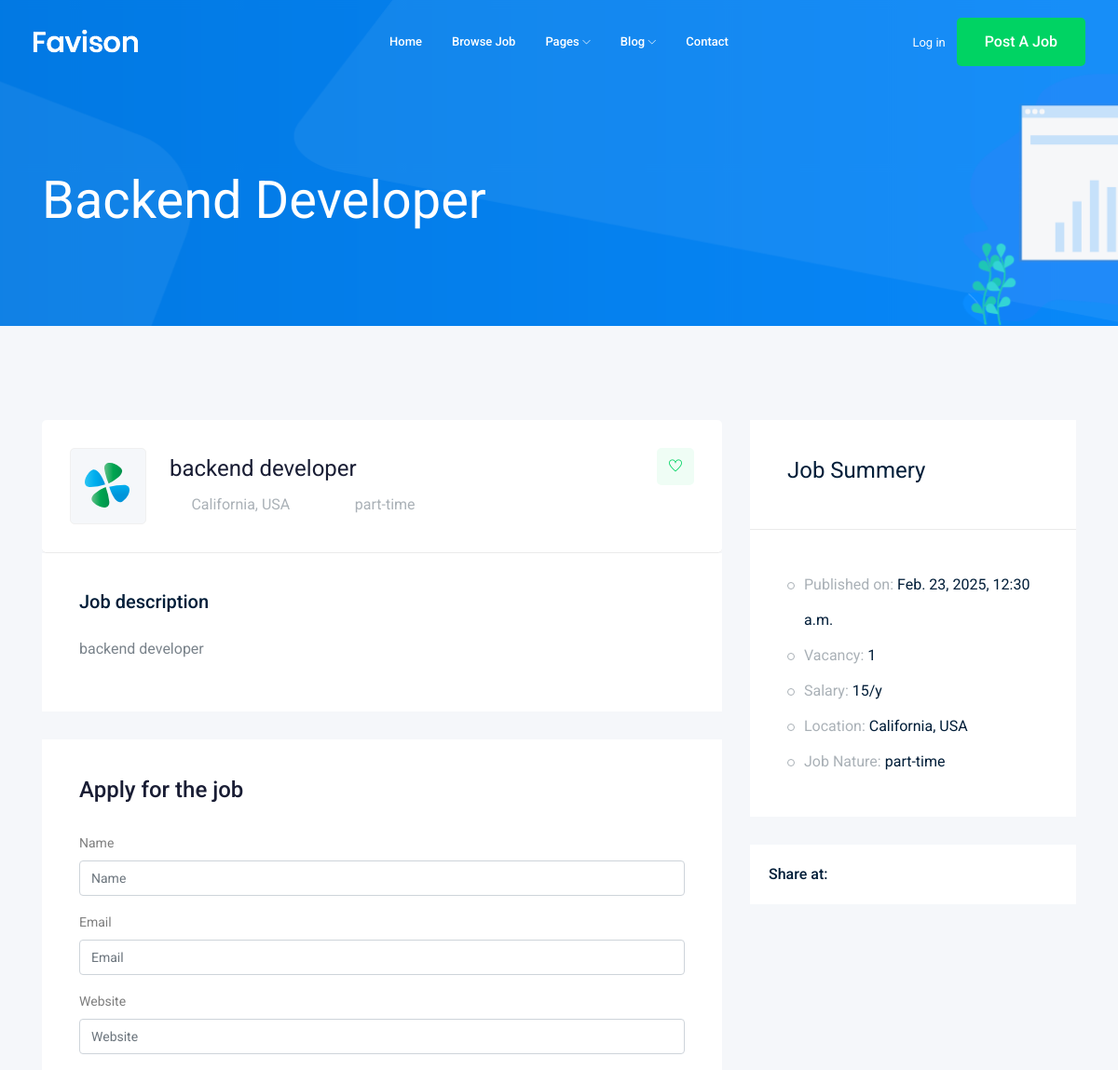
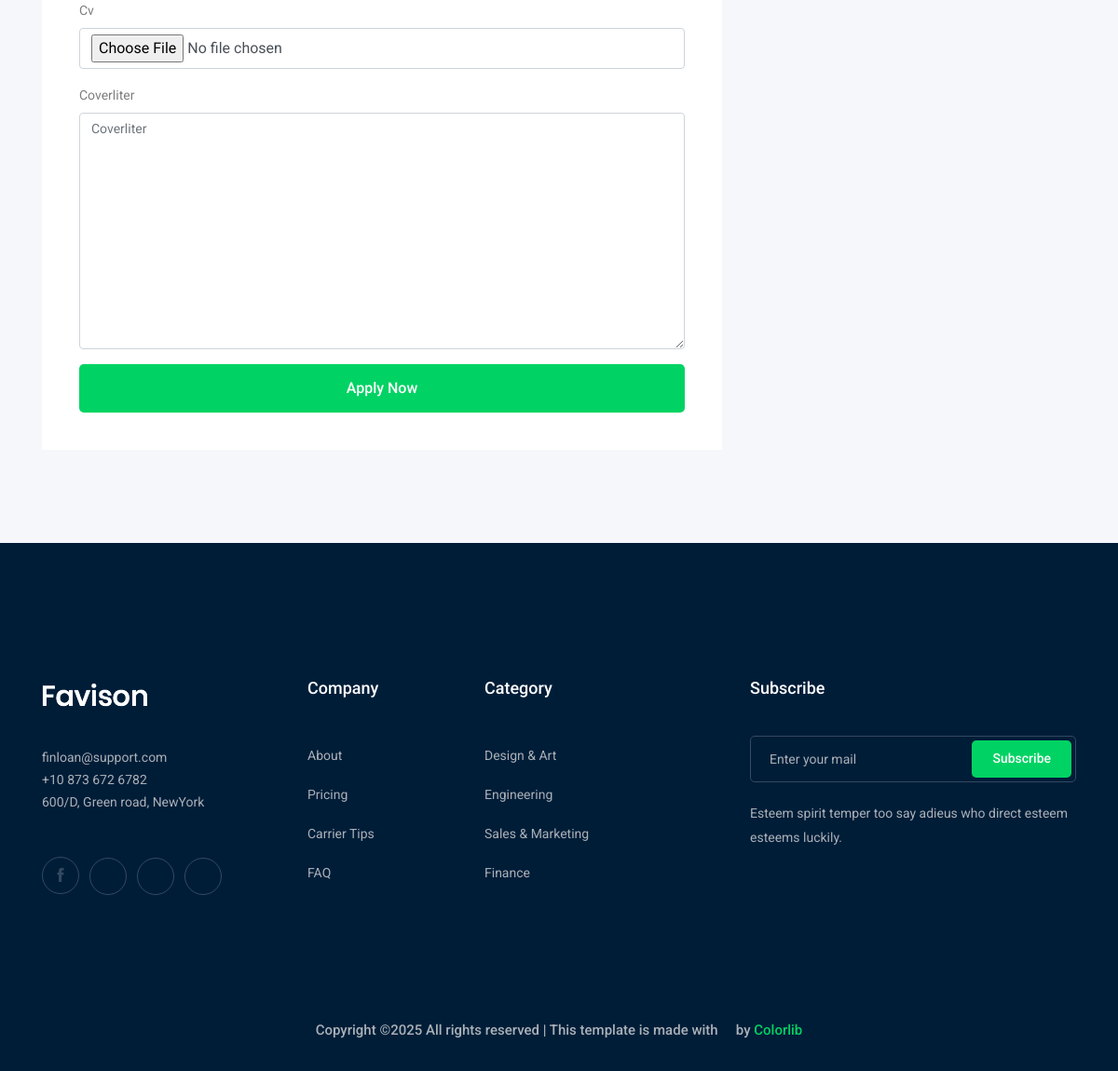
Screenshot of /backend-developer with the database file from the repository (2 pictures, top to bottom).
### job/models.py (models this page shows, shortened)
class job(models.Model):
    owner = models.ForeignKey(User , related_name= 'job_owner' , on_delete=models.CASCADE)
    title=models.CharField(max_length=100)
    job_type = models.CharField(max_length=25  ,choices = JOB_TYPE)
    description = models.CharField(max_length=1000)
    published_at = models.DateTimeField(auto_now_add=True)
    vacancy = models.IntegerField(default=1)
    salary = models.IntegerField(default=0)
    experience = models.IntegerField(default=1)
    category = models.ForeignKey('category' ,on_delete=models.CASCADE)
    image= models.ImageField(upload_to='jobs/')
    slug = models.SlugField(blank=True, null=True)

### job/views.py (the view)
# urls.py: path('<str:slug>', views.job_details , name='job_details'),
def job_details(request ,slug ):
    job_details = job.objects.get(slug=slug)
    if request.method == "POST":
        forms = Applyform(request.POST , request.FILES)
        if forms.is_valid():
            myform = forms.save(commit=False)
            myform.job =job_details
            myform.save()
    else:
        forms = Applyform()
    context = {'job': job_details , 'forms':forms }
    return render (request , 'job/job_details.html',context)

### job/forms.py
class Applyform(forms.ModelForm):
    class Meta:
        model = Apply
        fields = ['name','email','website','cv','coverliter']

### job/templates/job/job_details.html (shortened to what this page needs)
{% extends 'base.html' %}
{% load django_bootstrap5 %}
{% block body %}
    <div class="bradcam_area bradcam_bg_1">
        <div class="container">
            <div class="row">
                <div class="col-xl-12">
                    <div class="bradcam_text">
                        <h3>{{job.title}}</h3>
                    </div>
                </div>
            </div>
        </div>
    </div>
    <div class="job_details_area">
        <div class="container">
            <div class="row">
                <div class="col-lg-8">
                    <div class="job_details_header">
                        <div class="single_jobs white-bg d-flex justify-content-between">
                            <div class="jobs_left d-flex align-items-center">
                                <div class="thumb">
                                    <img src="img/svg_icon/1.svg" alt="">
                                </div>
                                <div class="jobs_conetent">
                                    <a href="#"><h4>{{job.title}}</h4></a>
                                    <div class="links_locat d-flex align-items-center">
                                        <div class="location">
                                            <p> <i class="fa fa-map-marker"></i> California, USA</p>
                                        </div>
                                        <div class="location">
                                            <p> <i class="fa fa-clock-o"></i>{{job.job_type}}</p>
                                        </div>
                                    </div>
                                </div>
                            </div>
                            <div class="jobs_right">
                                <div class="apply_now">
                                    <a class="heart_mark" href="#"> <i class="ti-heart"></i> </a>
                                </div>
                            </div>
                        </div>
                    </div>
                    <div class="descript_wrap white-bg">
                        <div class="single_wrap">
                            <h4>Job description</h4>
                            <p>{{job.description}}</p>
                        </div>
                    </div>
                    <div class="apply_job_form white-bg">
                        <h4>Apply for the job</h4>
                        <form  method="POST" enctype="multipart/form-data">
                            {% bootstrap_form forms %}
                            <button class="boxed-btn3 w-100" type="submit">Apply Now</button>
                        </form>
                    </div>
                </div>
                <div class="col-lg-4">
                    <div class="job_sumary">
                        <div class="summery_header">
                            <h3>Job Summery</h3>
                        </div>
                        <div class="job_content">
                            <ul>
                                <li>Published on: <span>{{job.published_at}}</span></li>
                                <li>Vacancy: <span>{{job.vacancy}}</span></li>
                                <li>Salary: <span>{{job.salary}}/y</span></li>
                                <li>Location: <span>California, USA</span></li>
                                <li>Job Nature: <span> {{job.job_type}}</span></li>
                            </ul>
                        </div>
                    </div>
                    <div class="share_wrap d-flex">
                        <span>Share at:</span>
                        <ul>
                            <li><a href="#"> <i class="fa fa-facebook"></i></a> </li>
                            <li><a href="#"> <i class="fa fa-google-plus"></i></a> </li>
                            <li><a href="#"> <i class="fa fa-twitter"></i></a> </li>
                            <li><a href="#"> <i class="fa fa-envelope"></i></a> </li>
                        </ul>
                    </div>
                    <div class="job_location_wrap">
                        <div class="job_lok_inner">
                            <div id="map" style="height: 200px;"></div>
                          </div>
                    </div>
                </div>
            </div>
        </div>
    </div>
{% endblock body %}

### rows the page displays
job: title "Backend Developer", title "backend developer", job_type "part-time", description "backend developer", published_at "Feb. 23, 2025, 12:30 a.m.", vacancy "1", salary "15"
